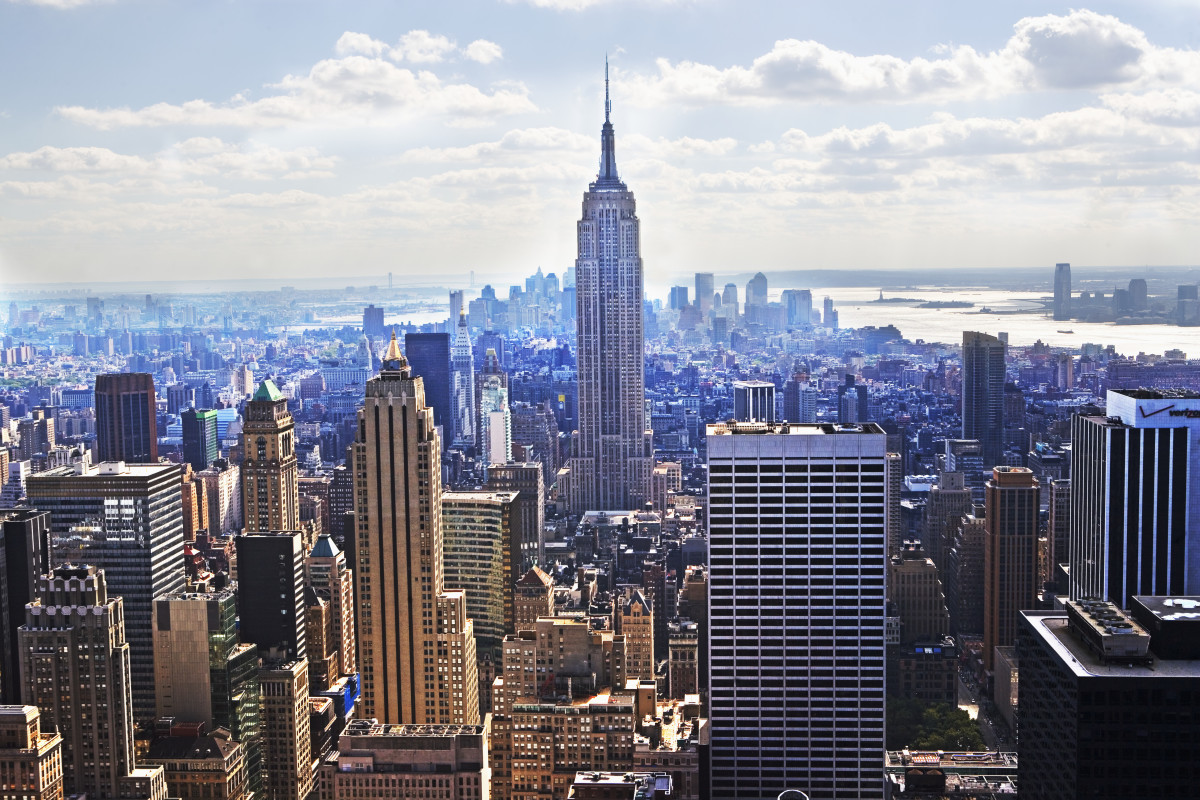
#> input picture U1_Fundamentals/Python/AllTheFilters/Images/newyork.jpg, 1200 x 800 px
$ python SIPstagram.py
#> lines starting #> are read from the running program, lines starting #| are printed output that depends on the picture
#> the answer given: Images/newyork.jpg
### U1_Fundamentals/Python/AllTheFilters/filters.py
# from the Pillow Library import this Image class
from PIL import Image

# returns the image object with the opened file
def load_img(file_name):
#> called with file_name = 'Images/newyork.jpg'
    im = Image.open(file_name)
#> im is the input picture: PIL image 1200x800 RGB; mean R, G, B 136.2, 137.2, 149.1
    return im

# displays the image object using image preview
def show_img(img):
    img.show(title = None, command = None)

# saves a new image with the given file name in the same directory
def save_img(img_obj,new_name):
    img_obj.save(new_name,format = None)

# creates obamicon filter
# [62 lines left out: functions obamicon, gray, invert, not called in this run]

# Color Tint - yellowish tint filter
def tint(img):
    pixels = img.getdata()
    new_pix = list()
    color = (10,-100,20)

    for p in pixels:
        red = p[0] + color[0]
        green = p[1] + color[1]
        blue = p[2] + color[2]

        new_rgb = (red,blue,green)
        new_pix.append(new_rgb)

    new_image = Image.new("RGB",img.size)
    new_image.putdata (new_pix)
    return new_image

### U1_Fundamentals/Python/AllTheFilters/SIPstagram.py
import filters

def intro ():
    intro = """
    To make a filtered image, enter a valid file name
    or path to open and modify.
    """
    print(intro)

# validates the path put in by user
def validPath():
    while True:
        fileName = input ("Enter a file name: ")
        try:
            pic = filters.load_img(fileName)
            print ("Success!\n")
            return pic
        except FileNotFoundError:
            print ("Unable to open the file. Try Again.\n")

# asks and validates user response to saving new image file
def shouldSave():
    while True:
        res = input ("Do you want to save? ")
        try:
            res = res.lower()
            if res == "y":
                return True
            elif res == "n":
                return False
            else:
                print ("'y' for save, 'n' to not save\n")
        except:
            print ("Invalid Input.\n")

# asks and validates a user's file name for the new image
def newName (img):
    while True:
        try:
            new_name = input ("Enter a name for your file (include extension): ")
            filters.save_img(img, new_name)
            break
        except:
            print ("Invalid name. Remember to add an extension (e.g. .jpg, .png, etc)\n")

# asks user what filter they want to apply to image object
def ask (picture):
    print ("What filter do you want to apply?")
    while True:
        res = input("\nObamicon[o], Gray[g], Inverted[i], Yellow-Tinted[y], Quit[q] ")

        try:
            res = res.lower()
        except:
            print("Wrong Input. Please try again.\n")
            continue

        if res == 'o':
            print("...generating obamicon...")
            obamicon_pic = filters.obamicon(picture)
            curr_pic = obamicon_pic
            filters.show_img(obamicon_pic)

        elif res == 'g':
            print("...generating grayscale...")
            gray_pic = filters.gray(picture)
            curr_pic = gray_pic
            filters.show_img(gray_pic)

        elif res == 'i':
            print("...generating inverted...")
            inverted = filters.invert(picture)
            curr_pic = inverted
            filters.show_img(inverted)

        elif res == 'y':
            print("...generating yellow-tinted...")
            tinted_pic = filters.tint(picture)
            curr_pic = tinted_pic
            filters.show_img(tinted_pic)

        elif res == 'q':
            print ("...quitting...\n")
            break

        else:
            print("Invalid response. Please Try Again.\n")
            continue

        print("success!\n")

        if (shouldSave()):
            newName(curr_pic)
            print ("All Saved!\n")
#> this loop made 1 pass; the answer given on pass 1: y
#> pass 1, in ask, `tinted_pic = filters.tint(picture)`:
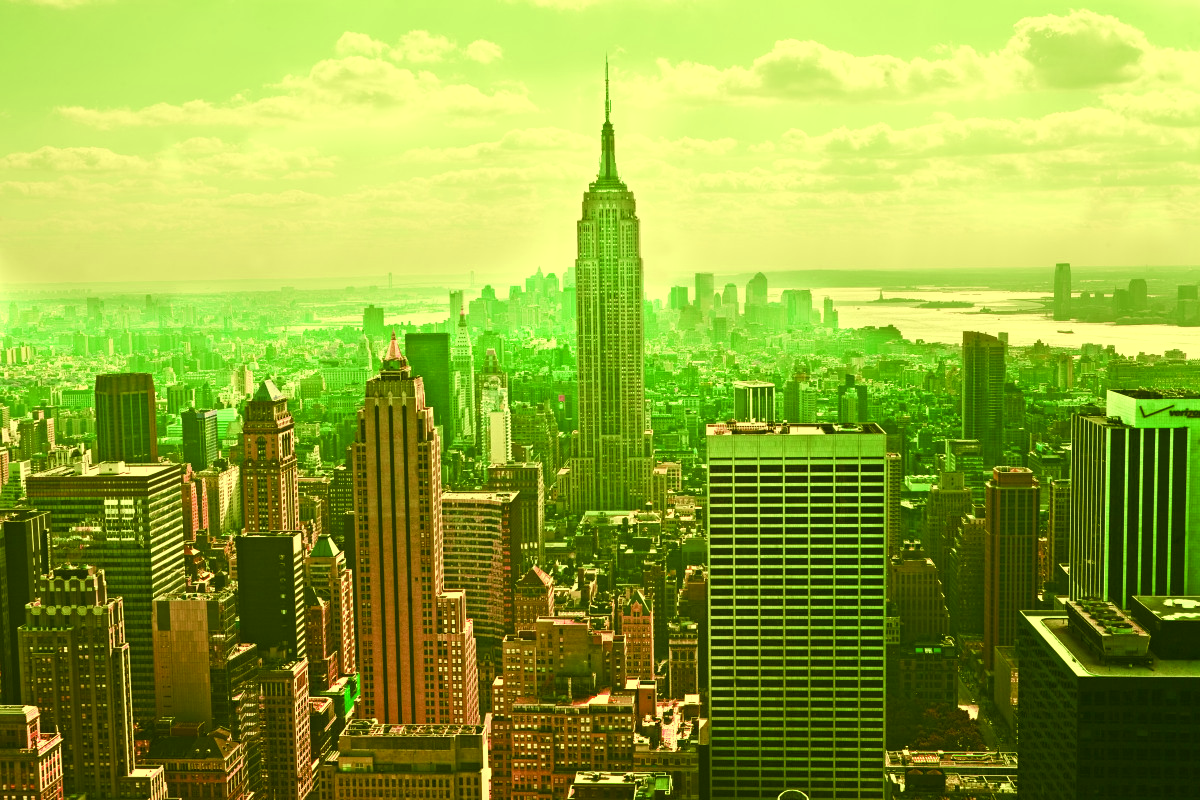
#> tinted_pic: PIL image 1200x800 RGB; mean R, G, B 146.1, 168.6, 57.6

# MAIN FUNCTION
def main ():
    intro()
    pic_obj = validPath()
    ask(pic_obj)

#---------- MAIN PROGRAM ----------
if __name__ == "__main__":
#> (the run stopped early here; a loop or call above may not have finished)
